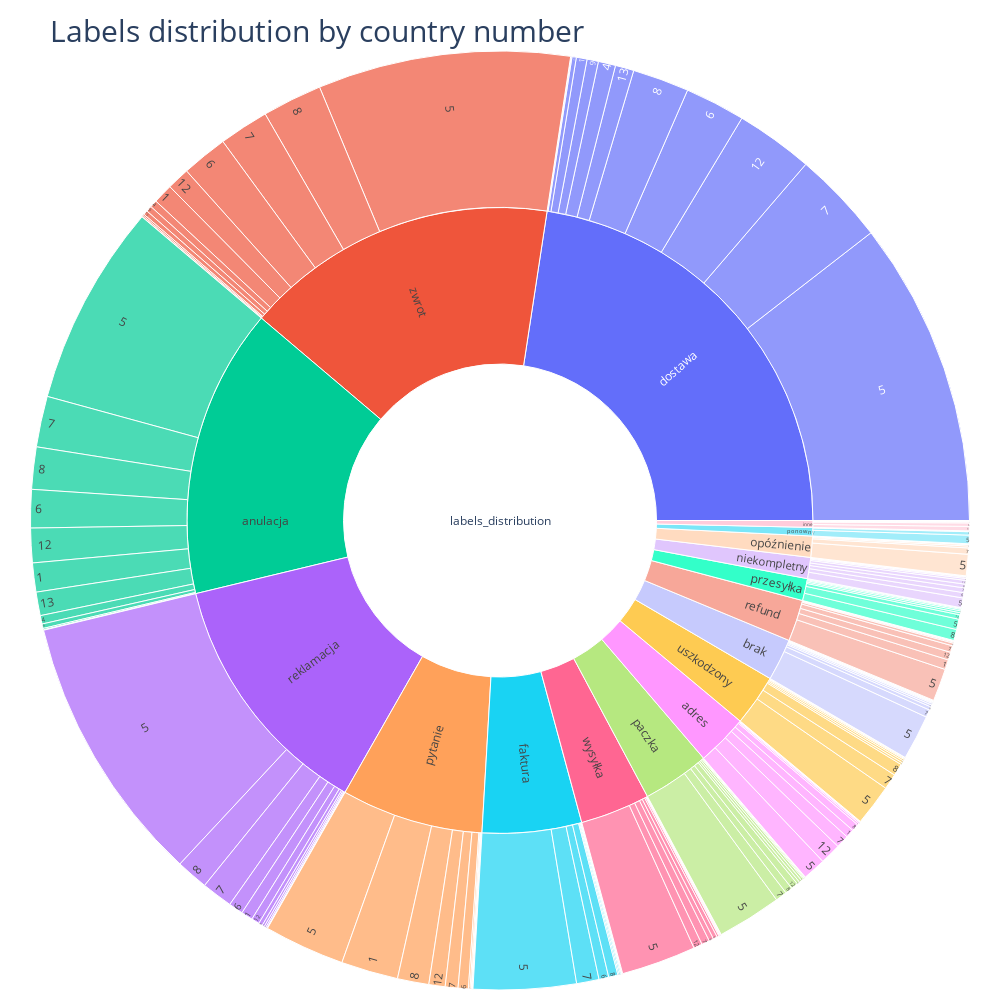

This figure's notebook cell:
### Code cell
fig =go.Figure(go.Sunburst(
    ids = sunburst_df.ids,
    labels = sunburst_df.label,
    parents = sunburst_df.parent,
    values = sunburst_df.val_perc,
    branchvalues="total",
    insidetextorientation="radial",
))

fig.update_layout(
    title=dict(text="Labels distribution by country number", font=dict(size=30), automargin=True, yref='paper'),
    margin = dict(t=10, l=10, r=10, b=10),
    autosize=True,
    width=1000,
    height=1000,
)

fig.show()

### Figure 1 — Plotly figure (JSON) as saved in the notebook; plotly's stock layout.template omitted (floating-point values rounded to 4 significant figures; data arrays with more than 128 entries replaced by an {"elided": "..."} marker saying what was removed)
{"data": [{"branchvalues": "total", "ids": {"elided": "195 str values"}, "insidetextorientation": "radial", "labels": {"elided": "195 mixed values"}, "parents": {"elided": "195 str values"}, "type": "sunburst", "values": {"elided": "195 float values"}}], "layout": {"autosize": true, "height": 1000, "margin": {"b": 10, "l": 10, "r": 10, "t": 10}, "title": {"automargin": true, "font": {"size": 30}, "text": "Labels distribution by country number", "yref": "paper"}, "width": 1000}}
